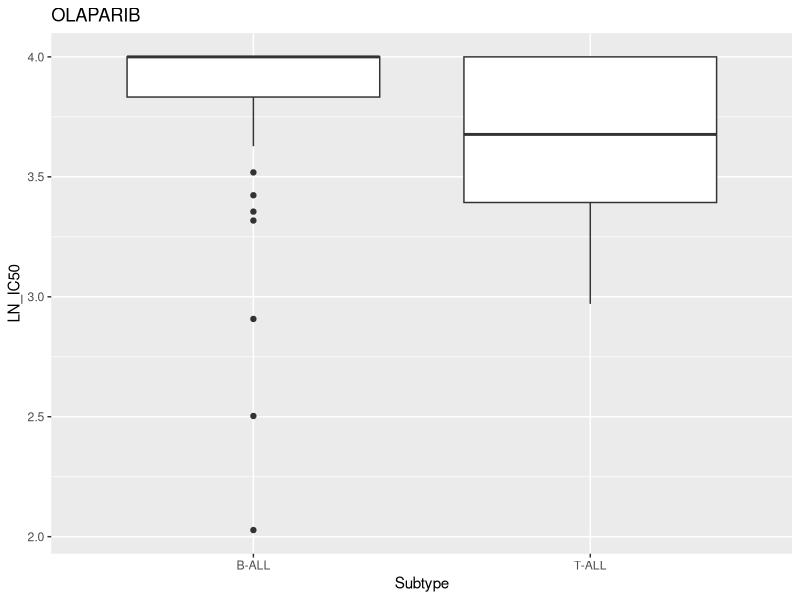
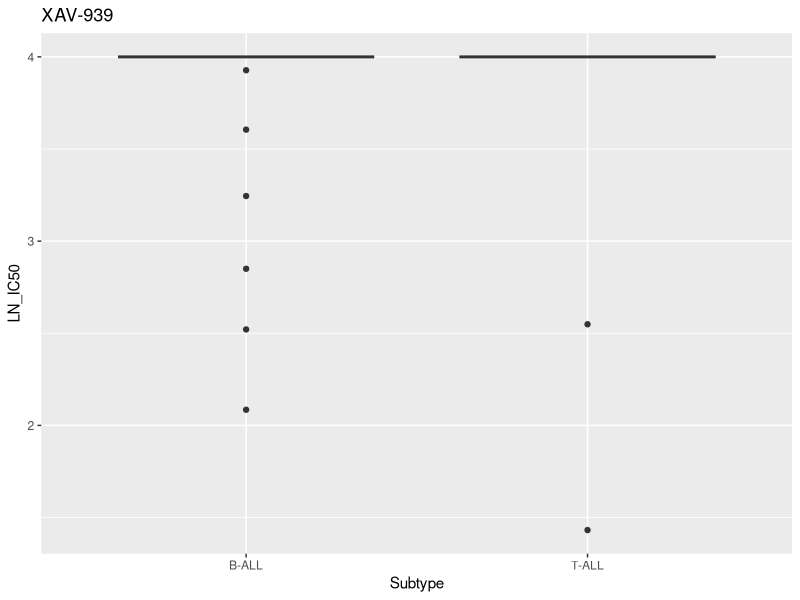

Write R code to recreate these figures, in order.
## ---- chunk 1
knitr::opts_chunk$set(echo = FALSE, message = FALSE)
## ---- chunk 2
library(tidyverse)
library(readxl)
library(broom)
## ---- chunk 3
drug_response <- read_xlsx(path = "drug_response_BLOODpaper.xlsx", sheet = "Supplementary table 2a", na = "NA")

drugs_of_interest <- c("OLAPARIB", "XAV-939")
## ---- chunk 4
t.test_results <- drug_response %>% 
  mutate(Subtype = if_else(grepl(pattern = "^T-", x = PATIENT), "T-ALL", "B-ALL")) %>% 
  select(PATIENT, Subtype, everything()) %>% 
  pivot_longer(cols = 3:62, names_to = "Drug", values_to = "LN_IC50") %>% 
  group_by(Drug) %>% 
  do(tidy(t.test(.$LN_IC50 ~ .$Subtype))) %>% 
  select(Drug, p.value, everything()) %>% 
  arrange(p.value)

t.test_results

## ---- chunk 5
drug_response %>% 
  mutate(Subtype = if_else(grepl(pattern = "^T-", x = PATIENT), "T-ALL", "B-ALL")) %>% 
  select(PATIENT, Subtype, everything()) %>% 
  pivot_longer(cols = 3:62, names_to = "Drug", values_to = "LN_IC50") %>% 
  filter(Drug == "OLAPARIB") %>% 
  ggplot(aes(x = Subtype, y = LN_IC50)) + 
  geom_boxplot() +
  labs(title = "OLAPARIB")

t.test_results %>% filter(Drug == "OLAPARIB")
## ---- chunk 6
drug_response %>% 
  mutate(Subtype = if_else(grepl(pattern = "^T-", x = PATIENT), "T-ALL", "B-ALL")) %>% 
  select(PATIENT, Subtype, everything()) %>% 
  pivot_longer(cols = 3:62, names_to = "Drug", values_to = "LN_IC50") %>% 
  filter(Drug == "XAV-939") %>% 
  ggplot(aes(x = Subtype, y = LN_IC50)) + 
  geom_boxplot() +
  labs(title = "XAV-939")

t.test_results %>% filter(Drug == "XAV-939")
